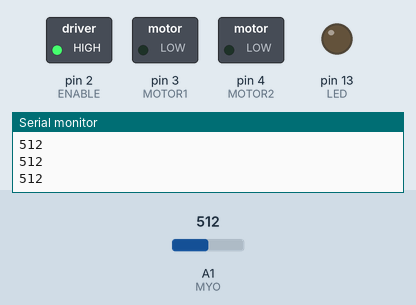
This sketch was run on a simulated Arduino Uno, built with avr-gcc and run on an emulated ATmega328P. On the bench: switched loads named in the sketch (green lamp = pin HIGH), output pins drawn as LEDs (lit = HIGH), the last lines printed to the serial monitor. The test bench sets the inputs (shaded band); at power-on: A1 (MYO) = 512.

Above: at 2.8 s.
2.9 s: A1 (MYO) set to 216
4.4 s: A1 (MYO) set to 186
At 4.7 s:
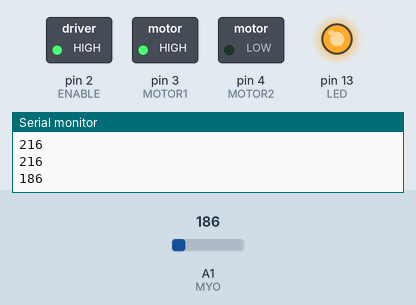
7.4 s: A1 (MYO) set to 393
8.9 s: A1 (MYO) set to 415
At 9.4 s:
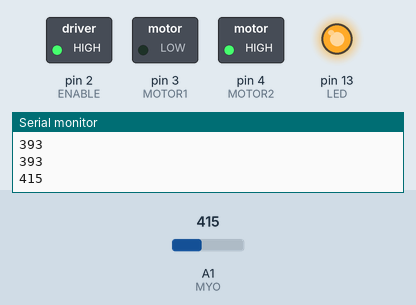
11.9 s: A1 (MYO) set to 190
At 12.8 s:
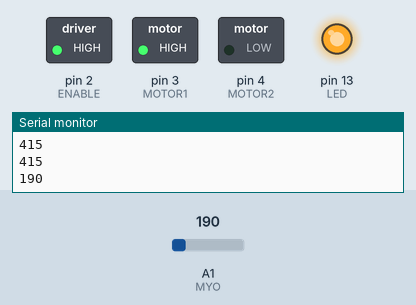
Timing chart, 0 to 15.4 s (numbered marks = the images above; inputs shaded):
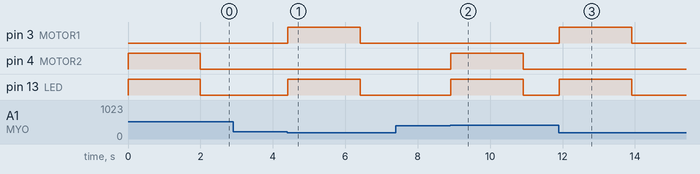

The sketch:

myoraptor.ino
```cpp
#define ENABLE 2
#define MOTOR1 3
#define MOTOR2 4
#define LED    13
#define MYO    15

#define OPEN    1
#define CLOSED  0

int handState;

void setup() {
  // put your setup code here, to run once:
  pinMode(MYO, INPUT);
  pinMode(LED, OUTPUT);
  pinMode(MOTOR1, OUTPUT);
  pinMode(MOTOR2, OUTPUT);
  pinMode(ENABLE, OUTPUT);
  digitalWrite(ENABLE, HIGH);
  Serial.begin(9600);

  handState = OPEN;
}

void loop() {
  // put your main code here, to run repeatedly:
  int myoValue = analogRead(MYO);
  Serial.println(myoValue);

  if (handState == OPEN && myoValue > 400)
  {
    digitalWrite(MOTOR1, LOW);
    digitalWrite(MOTOR2, HIGH);
    digitalWrite(LED, HIGH);
    delay(2000);
    digitalWrite(MOTOR2, LOW);
    digitalWrite(MOTOR1, LOW);
    digitalWrite(LED, LOW);
    handState = CLOSED;
  }
  else if (handState == CLOSED && myoValue < 200)
  {
    digitalWrite(MOTOR1, HIGH);
    digitalWrite(MOTOR2, LOW);
    digitalWrite(LED, HIGH);
    delay(2000);
    digitalWrite(MOTOR2, LOW);
    digitalWrite(MOTOR1, LOW);
    digitalWrite(LED, LOW);
    handState = OPEN;
  }
}
```

Measured:
- the behaviour switches between 200 and 199 on A1 (MYO) (found by bisection; images 0 and 1)
- the behaviour switches between 400 and 401 on A1 (MYO) (found by bisection; images 1 and 2)
- after the input at 4.4 s, pin 3 (MOTOR1), pin 13 (LED): LOW → HIGH at once, → LOW 2.0 s later
- after the input at 8.9 s, pin 4 (MOTOR2), pin 13 (LED): LOW → HIGH at once, → LOW 2.0 s later
- after the input at 11.9 s, pin 3 (MOTOR1), pin 13 (LED): LOW → HIGH at once, → LOW 2.0 s later
